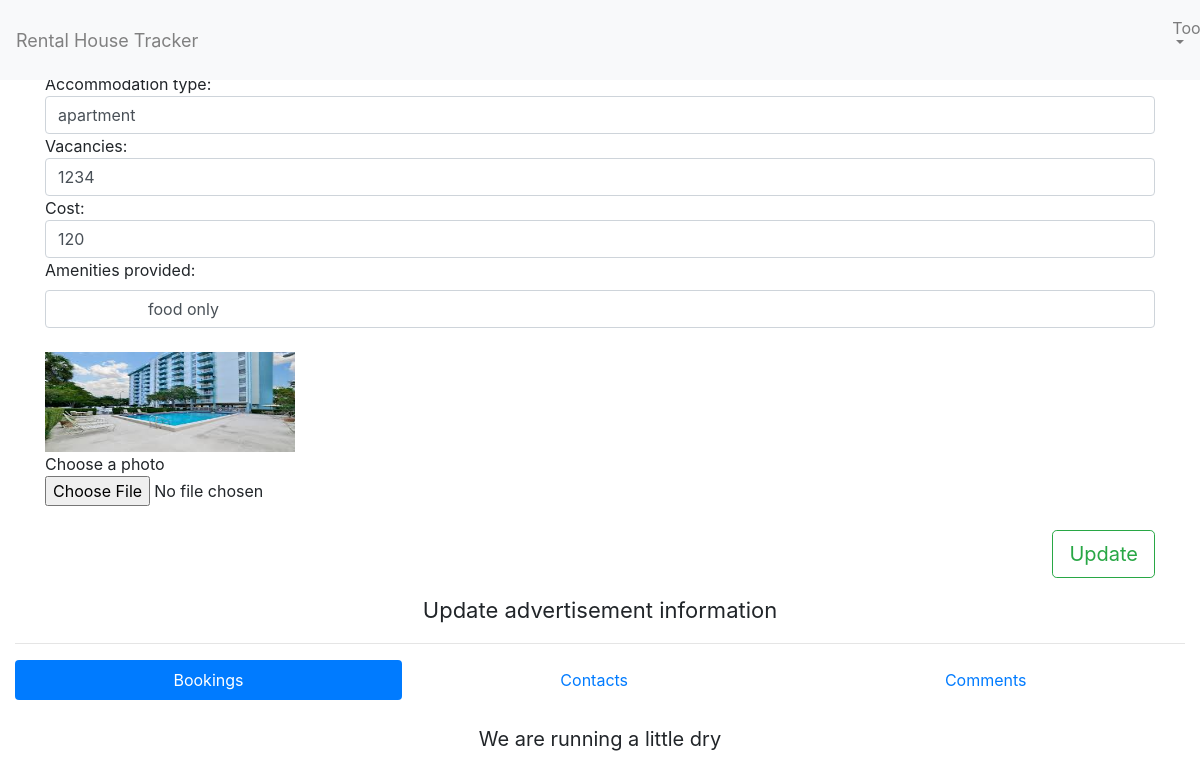
Screenshot of /listing.php?title=5 (signed in) with the database file from the repository.
### tables this page shows
CREATE TABLE `listings` (
  `listid` int(100) NOT NULL,
  `advfirstname` varchar(255) NOT NULL,
  `advlastname` varchar(255) NOT NULL,
  `accommodationtype` varchar(100) NOT NULL,
  `vacancies` int(100) NOT NULL,
  `amenities` text NOT NULL,
  `amenitiesincluded` varchar(10) NOT NULL,
  `rating` int(10) NOT NULL,
  `Category` varchar(100) NOT NULL,
  `cost` int(10) NOT NULL,
  `Advid` int(10) NOT NULL,
  `photo` varchar(200) NOT NULL,
  `location` text NOT NULL,
  `locationinfo` varchar(60000) NOT NULL,
  `lat` float(10,6) NOT NULL,
  `lng` float(10,6) NOT NULL,
  `extrainfo` text NOT NULL
);

### listing.php (the view, shortened to what this page needs)
<?php
 include 'connect.php';
 include 'linkstyles.php';
 	$id=mysqli_real_escape_string($conn,$_GET['title']);
 	$sql="SELECT * FROM listings WHERE listid='$id' ";
 	$result=mysqli_query($conn,$sql);
 	if (mysqli_num_rows($result)>0) {
 		if ($rows=mysqli_fetch_assoc($result)) {
 			$accommodationtype=$rows['accommodationtype'];
 			$vacancies=$rows['vacancies'];
 			$amenities=$rows['amenities'];
 			$cost=$rows['cost'];
 			$photo=$rows['photo'];
 		}
 	}
    ?>
<!DOCTYPE html>
<html>
<head>
</head>
<body>
    <div class="container-fluid">
	   <nav class="navbar navbar-expand-md bg-light navbar-light fixed-top">
        <a class="navbar-brand" href="dashboard.php" style="font-size: 18px; color: gray;">Rental House Tracker </a>
       <div class="collapse navbar-collapse" id="collapsibleNavbar">
        <ul class="navbar-nav">
            <li class="nav-item dropdown" style="margin-left: 950px;">
                <a class="nav-link dropdown-toggle" href="#" id="navbardrop"   data-toggle="dropdown">
                     Tools
                </a>
            </li>
        </ul>
      </div>
    </nav><br><br><br>
    <div class="container">
    	<?php
    	echo "
    <form method='POST'  action='updater.php?title=".$id."&photo=".$photo."' enctype='multipart/form-data'>
    	Accommodation type: <br>
    	<input type='text' placeholder='Enter the accommodation type' class='form-control' name='actype'
    	value='".$accommodationtype."'>
    	Vacancies: <br>
    	<input type='number' placeholder='Enter the number of vacancies' class='form-control' name='vacancies' value='".$vacancies."'>
    	Cost: <br>
    	<input type='text' placeholder='Enter the new cost' class='form-control' name='cost' value='".$cost."'>
    	<label for='comment'>Amenities provided:</label>
        <input type='text' class='form-control'  placeholder='List the ammenities provided' name='amenities' value='".$amenities."'><br>
        <img src='".$photo."' width='250px' height='100px' ><br>
        Choose a photo<br> <input type='file' name='filetoupload' id='filetoupload'>
        <br><br>
        <input type='submit' value='Update' class='btn btn-outline-success btn-lg' style='float:right;'>
    </form>
    ";
    ?>
    <br><br>
    </div>
        <div class="text-center" style="font-size: 22px;">Update advertisement information</div>
        <hr>
  <ul class="nav nav-pills text-center nav-fill" role="tablist">
    <li class="nav-item">
      <a class="nav-link active" data-toggle="pill" href="#home">Bookings</a>
    </li>
    <li class="nav-item">
      <a class="nav-link" data-toggle="pill" href="#menu1">Contacts</a>
    </li>
    <li class="nav-item">
      <a class="nav-link" data-toggle="pill" href="#menu2">Comments</a>
    </li>
  </ul>
  <div class="tab-content">
    <div id="home" class="container tab-pane active"><br>
      <?php
        $advertiser=$_SESSION['advid'];
        $sql="SELECT * FROM bookings WHERE listid='$id' AND  advid=$advertiser ";
        $res=mysqli_query($conn,$sql);
        if (mysqli_num_rows($res)>0) {
            while ($data=mysqli_fetch_assoc($res)) {
                echo $data['acceptance'];
            }
        }
        elseif(mysqli_num_rows($res)<=0)
        {
            echo "<div class='text-center' style='font-size:20px;' >We are running a little dry</div><br><br><br>";
        }
      ?>
    </div>
  </div>
</div>
</body>
</html>

### rows the page displays
listings: actype "apartment", vacancies "1234", cost "120", amenities "food only", photo (picture)
